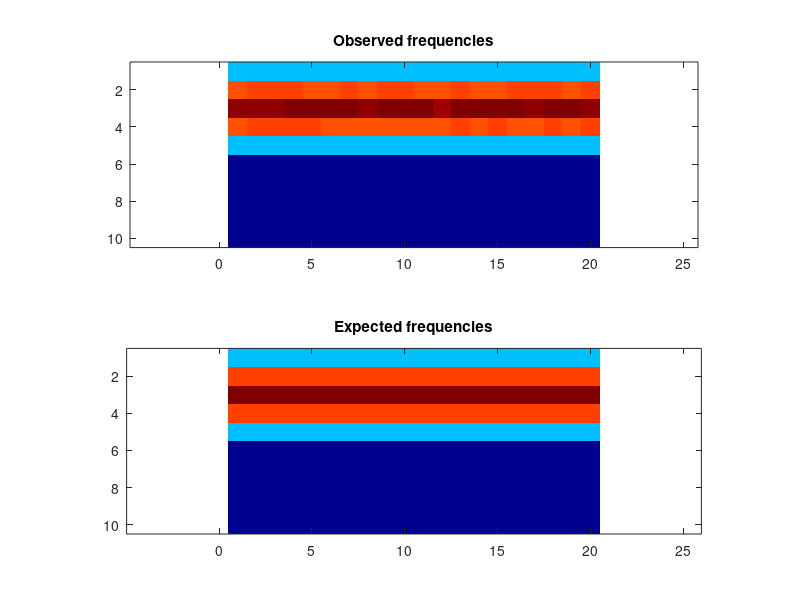

The MATLAB script that drew this image:
frequencies = [ 4754, 4856, 4856, 4746, 4755, 4674, 4801, 4800, 4843, 4768, 4854, 4745, 4737, 4822, 4716, 4716, 4811, 4795, 4765, 4840; 12421, 12609, 12665, 12539, 12328, 12403, 12597, 12491, 12532, 12527, 12433, 12428, 12686, 12423, 12346, 12716, 12559, 12499, 12462, 12728; 15384, 15362, 15349, 15480, 15559, 15557, 15529, 15337, 15490, 15452, 15677, 15137, 15555, 15575, 15659, 15645, 15406, 15463, 15515, 15417; 12429, 12565, 12515, 12573, 12597, 12296, 12472, 12318, 12362, 12369, 12450, 12325, 12512, 12419, 12585, 12273, 12302, 12543, 12437, 12730; 4782, 4722, 4761, 4800, 4735, 4831, 4740, 4851, 4861, 4689, 4707, 4774, 4744, 4722, 4789, 4750, 4732, 4747, 4716, 4881; 0, 0, 0, 0, 0, 0, 0, 0, 0, 0, 0, 0, 0, 0, 0, 0, 0, 0, 0, 0; 0, 0, 0, 0, 0, 0, 0, 0, 0, 0, 0, 0, 0, 0, 0, 0, 0, 0, 0, 0; 0, 0, 0, 0, 0, 0, 0, 0, 0, 0, 0, 0, 0, 0, 0, 0, 0, 0, 0, 0; 0, 0, 0, 0, 0, 0, 0, 0, 0, 0, 0, 0, 0, 0, 0, 0, 0, 0, 0, 0; 0, 0, 0, 0, 0, 0, 0, 0, 0, 0, 0, 0, 0, 0, 0, 0, 0, 0, 0, 0 ];
expFrequencies = [ 4774.58, 4774.58, 4774.58, 4774.58, 4774.58, 4774.58, 4774.58, 4774.58, 4774.58, 4774.58, 4774.58, 4774.58, 4774.58, 4774.58, 4774.58, 4774.58, 4774.58, 4774.58, 4774.58, 4774.58; 12500, 12500, 12500, 12500, 12500, 12500, 12500, 12500, 12500, 12500, 12500, 12500, 12500, 12500, 12500, 12500, 12500, 12500, 12500, 12500; 15450.8, 15450.8, 15450.8, 15450.8, 15450.8, 15450.8, 15450.8, 15450.8, 15450.8, 15450.8, 15450.8, 15450.8, 15450.8, 15450.8, 15450.8, 15450.8, 15450.8, 15450.8, 15450.8, 15450.8; 12500, 12500, 12500, 12500, 12500, 12500, 12500, 12500, 12500, 12500, 12500, 12500, 12500, 12500, 12500, 12500, 12500, 12500, 12500, 12500; 4774.57, 4774.57, 4774.57, 4774.57, 4774.57, 4774.57, 4774.57, 4774.57, 4774.57, 4774.57, 4774.57, 4774.57, 4774.57, 4774.57, 4774.57, 4774.57, 4774.57, 4774.57, 4774.57, 4774.57; 0, 0, 0, 0, 0, 0, 0, 0, 0, 0, 0, 0, 0, 0, 0, 0, 0, 0, 0, 0; 0, 0, 0, 0, 0, 0, 0, 0, 0, 0, 0, 0, 0, 0, 0, 0, 0, 0, 0, 0; 0, 0, 0, 0, 0, 0, 0, 0, 0, 0, 0, 0, 0, 0, 0, 0, 0, 0, 0, 0; 0, 0, 0, 0, 0, 0, 0, 0, 0, 0, 0, 0, 0, 0, 0, 0, 0, 0, 0, 0; 0, 0, 0, 0, 0, 0, 0, 0, 0, 0, 0, 0, 0, 0, 0, 0, 0, 0, 0, 0 ];
colormap(jet);
clf; subplot(2,1,1);
imagesc(frequencies);
title('Observed frequencies');
axis equal;
subplot(2,1,2);
imagesc(expFrequencies);
axis equal;
title('Expected frequencies');
